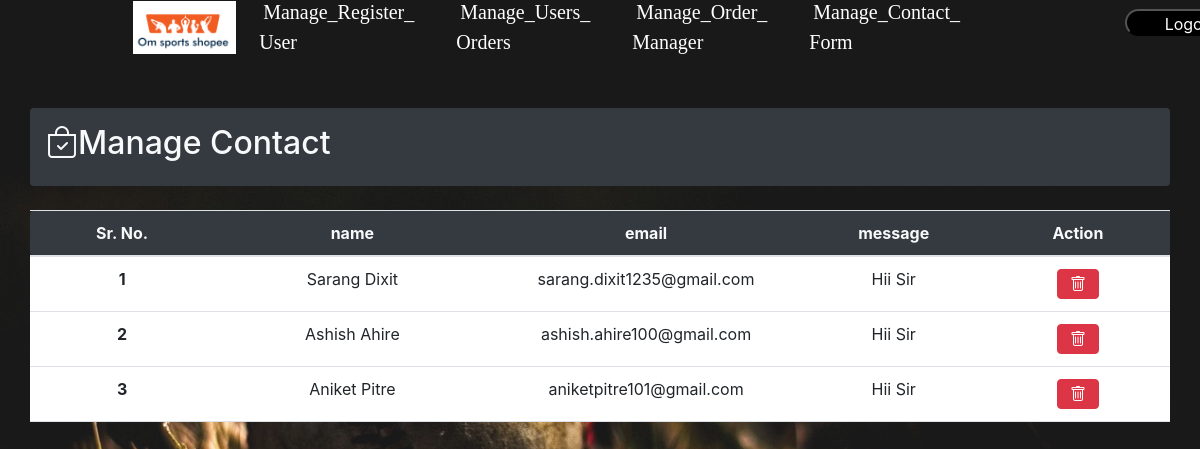
The page /admin/manage_contact_form/manage_contact_form.php on the database its author committed.
### tables this page shows
CREATE TABLE IF NOT EXISTS `contact_us` (
  `id` int NOT NULL AUTO_INCREMENT,
  `name` varchar(255) NOT NULL,
  `email` varchar(200) NOT NULL,
  `message` varchar(255) NOT NULL,
  PRIMARY KEY (`id`)
);

### admin/manage_contact_form/manage_contact_form.php (the view, shortened to what this page needs)
<?php
    require("dbcon.php");
?>
<!DOCTYPE html>
<html lang="en">
<head>
    <link rel="stylesheet" href="../manage_contact_form/manage_contact_form.css">
    <link href="https://cdn.jsdelivr.net/npm/bootstrap@5.1.3/dist/css/bootstrap.min.css" rel="stylesheet">
    <link rel="stylesheet" href="https://cdn.jsdelivr.net/npm/bootstrap@4.5.3/dist/css/bootstrap.min.css">
    <link rel="stylesheet" href="https://cdn.jsdelivr.net/npm/bootstrap-icons@1.7.2/font/bootstrap-icons.css">
    <link rel="stylesheet" href="https://cdnjs.cloudflare.com/ajax/libs/font-awesome/6.0.0-beta3/css/all.min.css">
</head>
<nav id="navbar">
    <ul>
        <div class="nav-img">
            <img src="../../img/omsportsshopee logo.png" alt="" srcset="">
        </div>
        <li> <a href="../manage_register_user/manage_register_user.php">Manage_Register_<br>User</a> </li>
        <li> <a href="../manage_user_manager/manage_user_manager.php">Manage_Users_<br>Orders</a> </li>
        <li> <a href="../manage_order_manager/manage_order_manager.php">Manage_Order_<br>Manager</a> </li>
        <li> <a href="../manage_contact_form/manage_contact_form.php">Manage_Contact_<br>Form</a> </li>
    </ul>
</nav>
<button class="btn1"> <a href="../../login_register/logout.php">Logout</a></button>
<body class="bg-light" id="topregi">
    <div class="container bg-dark text-light p-3 rounded my-4">
        <div class="d-flex align-items-center justify-content-between">
            <h2><i class="bi bi-bag-check"></i>Manage Contact</h2>
        </div>
    </div>
<div class="container mt-4 p-0">
		<table class="table table-hover text-center">
			<thead class="bg-dark text-light">
				<tr>
					<th width="10%" scope="col" class="rounded-start">Sr. No.</th>
					<th width="15%" scope="col">name</th>
					<th width="10%" scope="col">email</th>
					<th width="10%" scope="col">message</th>
                    <th width="10%" scope="col">Action</th>
				</tr>
			</thead>
			<tbody class="bg-white">
				<?php
				$query = "SELECT * FROM `contact_us`";
				$result = mysqli_query($con, $query);
				$i = 1;
				while ($fetch = mysqli_fetch_assoc($result)) {
					echo <<<product
								<tr class="align-middle">
								<th scope="row">$i</th>
								<td>$fetch[name]</td>
								<td>$fetch[email]</td>
								<td>$fetch[message]</td>
								<td>
								<button onclick="confirm_rem($fetch[id])" class="btn btn-danger"><i class="bi bi-trash"></i></button>
								</td>
								</tr>
								product;
					$i++;
				}
				?>
			</tbody>
		</table>
	</div>
</body>
</html>

### admin/manage_contact_form/manage_contact_form.css (style rules this page uses)
#navbar { position: fixed; width: 100%; }
#navbar ul { display: flex; flex-direction: row; justify-content: center; align-items: center; margin-left: -10%; margin-top: -120px; }
#navbar li { list-style: none; padding: 3px 11px; font-family: 'Yeon Sung', cursive; margin: 6px 10px; font-size: 20px; }
#navbar li a { padding: 2px; margin: 2px; color: white; text-decoration: none; }
.nav-img img { height: 53px; margin: 2px; }
.btn1 { width: 11%; margin-left: 1125px; height: 27px; cursor: pointer; text-decoration: none; background-color: black; position: fixed; border-radius: 20px; margin-top: -99px; }
.btn1 a { color: white; }
#topregi { margin-top: 9%; }
body::before { content: ""; background:url('../../img/adminimg.jpg') no-repeat center center/cover; height: 100%; width: 100%; position: absolute; top: 0px; left: 0px; z-index: -1; opacity: 0.9; }

### rows shown on the page
contact_us: name "Sarang Dixit", email "sarang.dixit1235@gmail.com", message "Hii Sir"
contact_us: name "Ashish Ahire", email "ashish.ahire100@gmail.com", message "Hii Sir"
contact_us: name "Aniket Pitre", email "aniketpitre101@gmail.com", message "Hii Sir"
